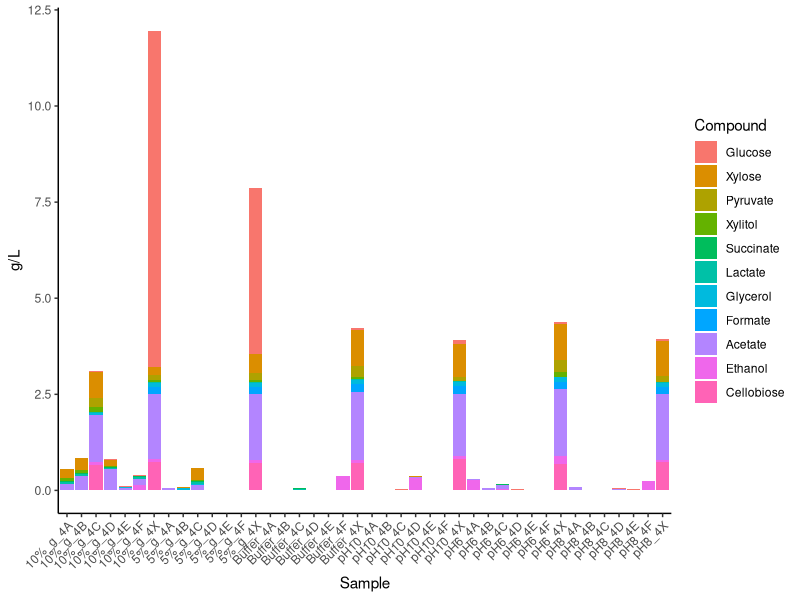
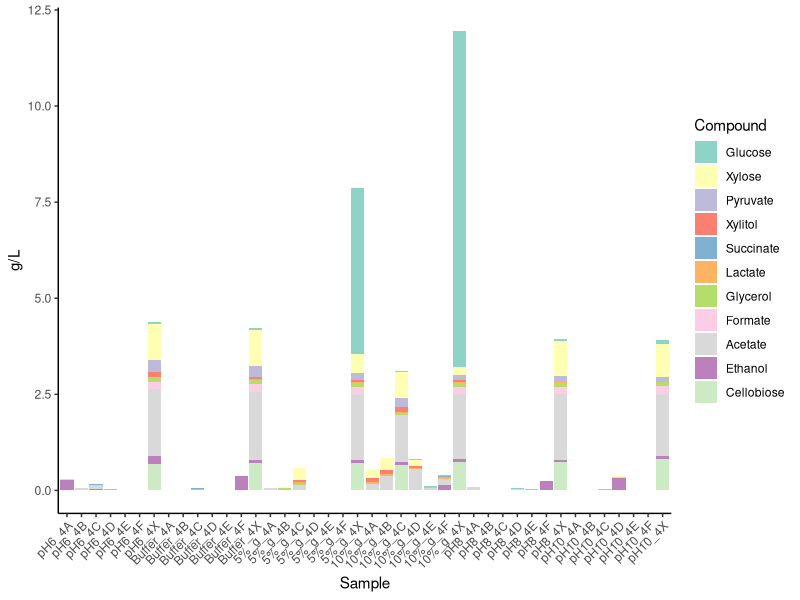
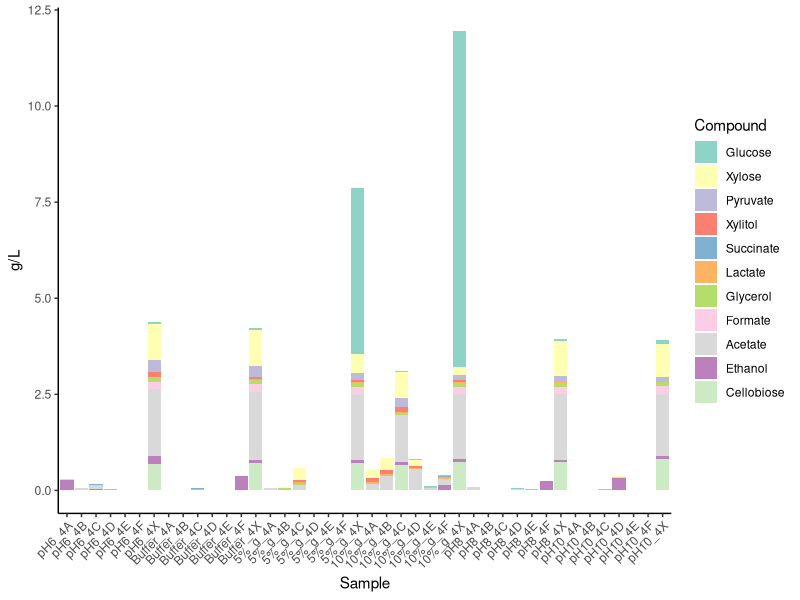
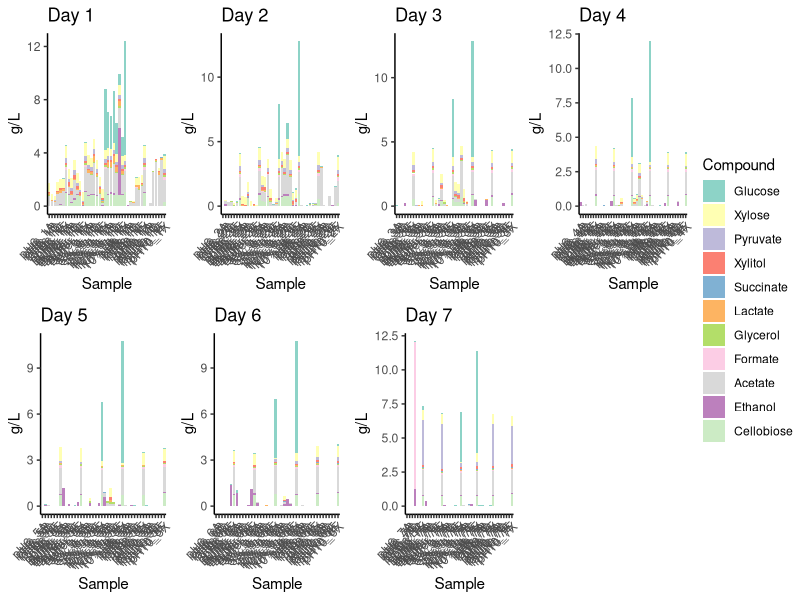
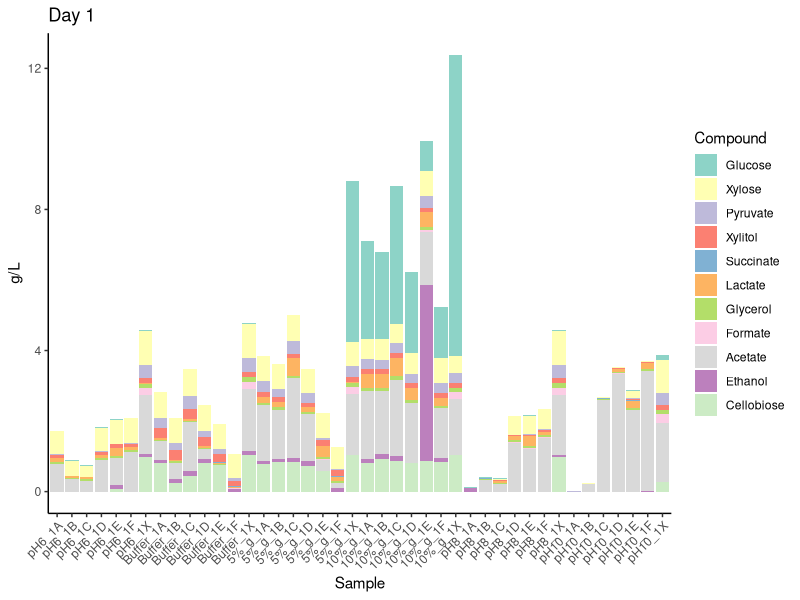
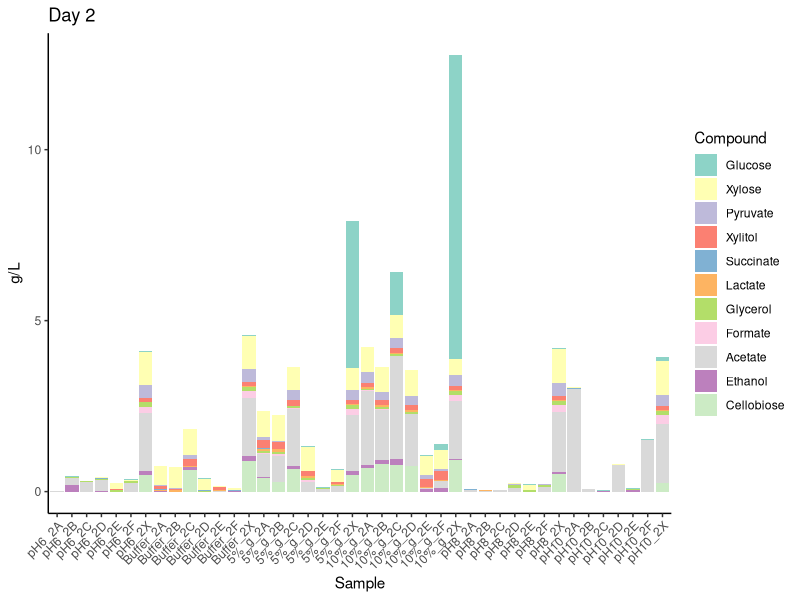
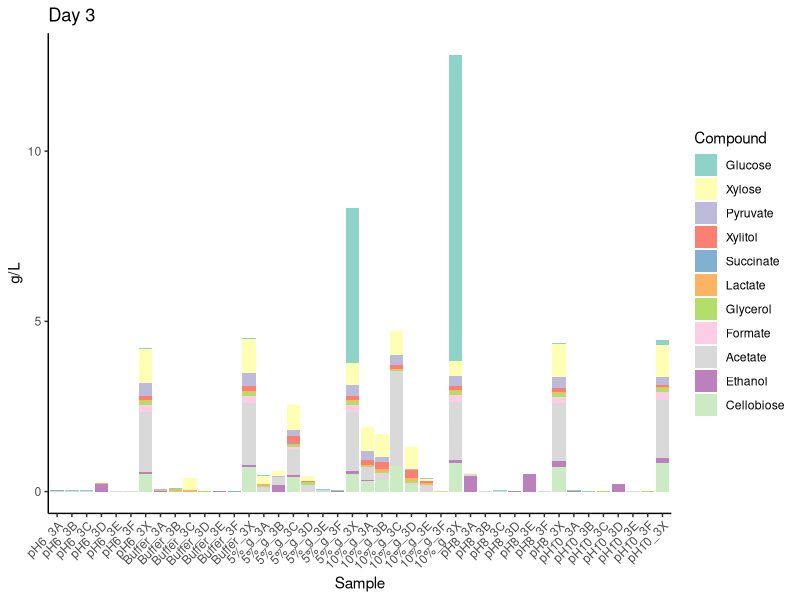
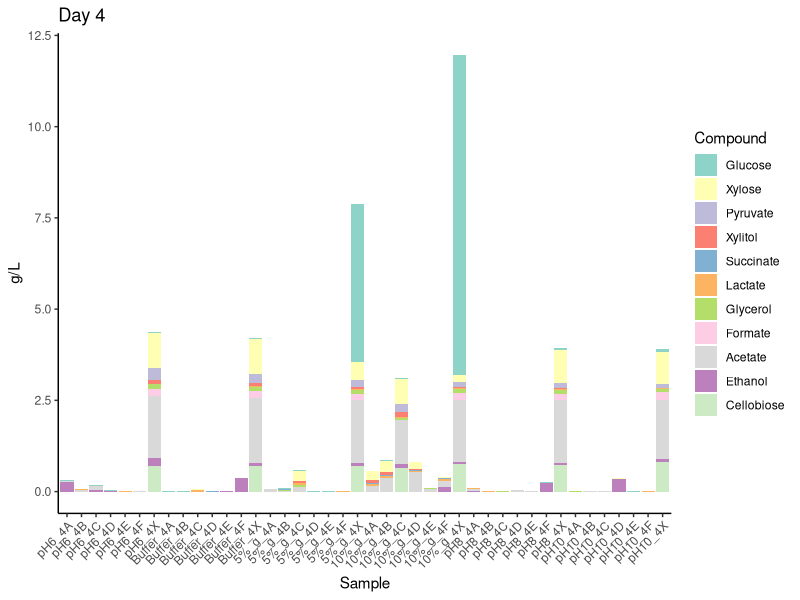

These figures' R source, in order:
## ---- chunk 1
knitr::opts_chunk$set(echo = TRUE)
## ---- chunk 2
#Donny Hoang
#3.26.2020
#Graphing HPLC data

## if the packages are not installed, use these commands to install them
#install.packages('ggplot2')
#install.packages('reshape2')
#install.packages('ggpubr')
#install.packages('RColorBrewer')

library(ggplot2)
library(reshape2)
library(ggpubr)
library(RColorBrewer)


data<-read.csv("HPLC_CR.csv",header=TRUE)
## ---- chunk 3
head(data)
str(data)
## ---- chunk 4
data<-melt(data,id=c("Sample","Treatment","Replicate","Day"))
head(data) # quickly check that it worked
str(data)
## ---- chunk 5
day4 <- subset(data, data$Day=="4") #subset the data

p4 <-ggplot()+ #initialize the graph
           geom_bar(data=day4, aes(y=value,x=Sample,fill=variable),stat="identity") + #specify that we want a bar graph
           theme_classic() + #make it pretty
           theme(axis.text.x=element_text(angle=45, hjust=1)) + #rotate the x-axis labels so we can read it
           ylab("g/L") +  #add a descriptive y-axis label
           labs(fill='Compound') #change the legend title
p4

## ---- chunk 6
colorCount <-length(unique(data$variable)) #count how many different colors we will need
getPalette = colorRampPalette(brewer.pal(11, "Set3")) #a function for getting our palette.
## ---- chunk 7
data$Sample <- factor(data$Sample, levels = unique(data$Sample)) # Tell R what order my samples go in
## ---- chunk 8
day4 <- subset(data, data$Day=="4") #Our previous day4 object was not ordered, so subset again.

p4 <-ggplot()+ #initialize the graph
           geom_bar(data=day4, aes(y=value,x=Sample,fill=variable),stat="identity") + #specify that we want a bar graph
           theme_classic() + #make it pretty
           theme(axis.text.x=element_text(angle=45, hjust=1)) + #rotate the x-axis labels so we can read it
           ylab("g/L") +  #add a descriptive y-axis label
           labs(fill='Compound') + #change the legend title
           scale_fill_manual(values=getPalette(colorCount)) #add our specified color palette
p4
## ---- chunk 9
myplotmaker<- function(...){
  return(... %>%
           ggplot()+
           geom_bar(aes(y=value,x=Sample,fill=variable),stat="identity") +
           theme_classic() +
           theme(axis.text.x=element_text(angle=45, hjust=1)) +
           ylab("g/L") +
           labs(fill='Compound') +
           scale_fill_manual(values=getPalette(colorCount)))}
## ---- chunk 10
p4 <- myplotmaker(day4)
p4
## ---- chunk 11
day1 <- subset(data, data$Day=="1")
p1<- myplotmaker(day1) +ggtitle("Day 1")
day2 <- subset(data, data$Day=="2")
p2<- myplotmaker(day2) +ggtitle("Day 2")
day3 <- subset(data, data$Day=="3")
p3<- myplotmaker(day3) +ggtitle("Day 3")
day4 <- subset(data, data$Day=="4")
p4<- myplotmaker(day4) +ggtitle("Day 4")
day5 <- subset(data, data$Day=="5")
p5<- myplotmaker(day5) +ggtitle("Day 5")
day6 <- subset(data, data$Day=="6")
p6<- myplotmaker(day6) +ggtitle("Day 6")
day7 <- subset(data, data$Day=="7")
p7<- myplotmaker(day7) +ggtitle("Day 7")

## ---- chunk 12
ggarrange(p1, p2, p3, p4, p5, p6, p7, #add all the graphs we want
          ncol=4, nrow=2, # specify the number of columns and rows
          legend="right", # move the legend to the bottom
          common.legend=TRUE) # these graphs all have the same legend, so tell R that
## ---- chunk 13
p1
p2
p3
p4
p5
p6
p7
## ---- chunk 14

